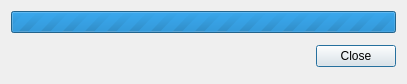
<?xml version="1.0" encoding="UTF-8"?>
<ui version="4.0">
 <class>PostPlanDialog</class>
 <widget class="QDialog" name="PostPlanDialog">
  <property name="enabled">
   <bool>true</bool>
  </property>
  <property name="geometry">
   <rect>
    <x>0</x>
    <y>0</y>
    <width>407</width>
    <height>84</height>
   </rect>
  </property>
  <property name="sizePolicy">
   <sizepolicy hsizetype="Minimum" vsizetype="Fixed">
    <horstretch>0</horstretch>
    <verstretch>0</verstretch>
   </sizepolicy>
  </property>
  <property name="windowTitle">
   <string>Vie kaava</string>
  </property>
  <property name="sizeGripEnabled">
   <bool>false</bool>
  </property>
  <layout class="QVBoxLayout" name="mainLayout">
   <item>
    <widget class="QProgressBar" name="progressBar">
     <property name="minimum">
      <number>0</number>
     </property>
     <property name="maximum">
      <number>0</number>
     </property>
     <property name="value">
      <number>0</number>
     </property>
     <property name="textVisible">
      <bool>false</bool>
     </property>
    </widget>
   </item>
   <item>
    <layout class="QHBoxLayout" name="buttonLayout">
     <item>
      <spacer name="horizontalSpacer">
       <property name="orientation">
        <enum>Qt::Horizontal</enum>
       </property>
       <property name="sizeHint" stdset="0">
        <size>
         <width>40</width>
         <height>20</height>
        </size>
       </property>
      </spacer>
     </item>
     <item>
      <widget class="QDialogButtonBox" name="dialogButtonBox">
       <property name="sizePolicy">
        <sizepolicy hsizetype="Fixed" vsizetype="Minimum">
         <horstretch>0</horstretch>
         <verstretch>0</verstretch>
        </sizepolicy>
       </property>
       <property name="contextMenuPolicy">
        <enum>Qt::PreventContextMenu</enum>
       </property>
       <property name="layoutDirection">
        <enum>Qt::RightToLeft</enum>
       </property>
       <property name="orientation">
        <enum>Qt::Horizontal</enum>
       </property>
       <property name="standardButtons">
        <set>QDialogButtonBox::Close</set>
       </property>
       <property name="centerButtons">
        <bool>false</bool>
       </property>
      </widget>
     </item>
    </layout>
   </item>
  </layout>
 </widget>
 <resources/>
 <connections/>
</ui>
